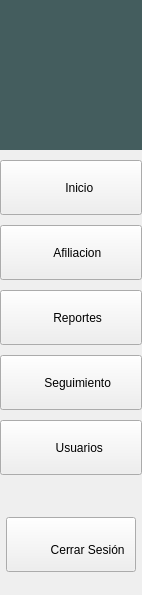
        <widget class="QFrame" name="frame_menu">
         <property name="minimumSize">
          <size>
           <width>0</width>
           <height>0</height>
          </size>
         </property>
         <property name="maximumSize">
          <size>
           <width>91</width>
           <height>16777215</height>
          </size>
         </property>
         <property name="styleSheet">
          <string notr="true"/>
         </property>
         <property name="frameShadow">
          <enum>QFrame::Plain</enum>
         </property>
         <layout class="QVBoxLayout" name="verticalLayout_2">
          <property name="spacing">
           <number>0</number>
          </property>
          <property name="leftMargin">
           <number>0</number>
          </property>
          <property name="topMargin">
           <number>0</number>
          </property>
          <property name="rightMargin">
           <number>0</number>
          </property>
          <property name="bottomMargin">
           <number>0</number>
          </property>
          <item>
           <widget class="QFrame" name="frameEnca">
            <property name="minimumSize">
             <size>
              <width>0</width>
              <height>150</height>
             </size>
            </property>
            <property name="maximumSize">
             <size>
              <width>16777215</width>
              <height>150</height>
             </size>
            </property>
            <property name="frameShadow">
             <enum>QFrame::Raised</enum>
            </property>
            <layout class="QGridLayout" name="gridLayout_2">
             <property name="leftMargin">
              <number>0</number>
             </property>
             <property name="topMargin">
              <number>0</number>
             </property>
             <property name="rightMargin">
              <number>0</number>
             </property>
             <property name="bottomMargin">
              <number>0</number>
             </property>
             <property name="spacing">
              <number>0</number>
             </property>
             <item row="1" column="0">
              <widget class="QFrame" name="frame_logo">
               <property name="minimumSize">
                <size>
                 <width>0</width>
                 <height>0</height>
                </size>
               </property>
               <property name="maximumSize">
                <size>
                 <width>16777204</width>
                 <height>16777204</height>
                </size>
               </property>
               <property name="styleSheet">
                <string notr="true">background-color: rgb(68, 93, 94);</string>
               </property>
               <property name="lineWidth">
                <number>0</number>
               </property>
               <layout class="QHBoxLayout" name="horizontalLayout_6">
                <property name="spacing">
                 <number>0</number>
                </property>
                <property name="leftMargin">
                 <number>0</number>
                </property>
                <property name="topMargin">
                 <number>0</number>
                </property>
                <property name="rightMargin">
                 <number>0</number>
                </property>
                <property name="bottomMargin">
                 <number>0</number>
                </property>
                <item>
                 <widget class="QLabel" name="lbl_logo2">
                  <property name="maximumSize">
                   <size>
                    <width>91</width>
                    <height>80</height>
                   </size>
                  </property>
                  <property name="styleSheet">
                   <string notr="true"/>
                  </property>
                  <property name="text">
                   <string/>
                  </property>
                  <property name="pixmap">
                   <pixmap>:/prefijoNuevo/Icon-man.png</pixmap>
                  </property>
                  <property name="scaledContents">
                   <bool>true</bool>
                  </property>
                  <property name="alignment">
                   <set>Qt::AlignLeading|Qt::AlignLeft|Qt::AlignVCenter</set>
                  </property>
                  <property name="wordWrap">
                   <bool>false</bool>
                  </property>
                  <property name="indent">
                   <number>1</number>
                  </property>
                  <property name="openExternalLinks">
                   <bool>false</bool>
                  </property>
                 </widget>
                </item>
               </layout>
              </widget>
             </item>
             <item row="2" column="0">
              <widget class="QFrame" name="frame_52">
               <property name="maximumSize">
                <size>
                 <width>16777215</width>
                 <height>20</height>
                </size>
               </property>
               <property name="styleSheet">
                <string notr="true">background-color: #445d5e;</string>
               </property>
               <property name="frameShape">
                <enum>QFrame::NoFrame</enum>
               </property>
               <property name="frameShadow">
                <enum>QFrame::Raised</enum>
               </property>
              </widget>
             </item>
            </layout>
           </widget>
          </item>
          <item>
           <widget class="QFrame" name="frameBoton">
            <property name="styleSheet">
             <string notr="true"/>
            </property>
            <property name="frameShadow">
             <enum>QFrame::Plain</enum>
            </property>
            <layout class="QVBoxLayout" name="verticalLayout_3">
             <property name="spacing">
              <number>0</number>
             </property>
             <property name="leftMargin">
              <number>0</number>
             </property>
             <property name="topMargin">
              <number>0</number>
             </property>
             <property name="rightMargin">
              <number>0</number>
             </property>
             <property name="bottomMargin">
              <number>0</number>
             </property>
             <item alignment="Qt::AlignTop">
              <widget class="QFrame" name="frame_op">
               <property name="enabled">
                <bool>true</bool>
               </property>
               <property name="frameShape">
                <enum>QFrame::NoFrame</enum>
               </property>
               <property name="frameShadow">
                <enum>QFrame::Raised</enum>
               </property>
               <layout class="QGridLayout" name="gridLayout_3">
                <property name="leftMargin">
                 <number>0</number>
                </property>
                <property name="topMargin">
                 <number>10</number>
                </property>
                <property name="rightMargin">
                 <number>0</number>
                </property>
                <property name="bottomMargin">
                 <number>0</number>
                </property>
                <property name="horizontalSpacing">
                 <number>0</number>
                </property>
                <property name="verticalSpacing">
                 <number>10</number>
                </property>
                <item row="3" column="0">
                 <widget class="QPushButton" name="btn_home">
                  <property name="enabled">
                   <bool>true</bool>
                  </property>
                  <property name="minimumSize">
                   <size>
                    <width>0</width>
                    <height>55</height>
                   </size>
                  </property>
                  <property name="maximumSize">
                   <size>
                    <width>220</width>
                    <height>55</height>
                   </size>
                  </property>
                  <property name="cursor">
                   <cursorShape>PointingHandCursor</cursorShape>
                  </property>
                  <property name="toolTip">
                   <string>Inicio</string>
                  </property>
                  <property name="styleSheet">
                   <string notr="true"/>
                  </property>
                  <property name="text">
                   <string>     Inicio</string>
                  </property>
                  <property name="icon">
                   <iconset resource="../image/source.qrc">
                    <normaloff>:/menu/menuhome.png</normaloff>:/menu/menuhome.png</iconset>
                  </property>
                  <property name="iconSize">
                   <size>
                    <width>30</width>
                    <height>30</height>
                   </size>
                  </property>
                 </widget>
                </item>
                <item row="10" column="0">
                 <widget class="QPushButton" name="btn_usuario">
                  <property name="minimumSize">
                   <size>
                    <width>0</width>
                    <height>55</height>
                   </size>
                  </property>
                  <property name="maximumSize">
                   <size>
                    <width>220</width>
                    <height>55</height>
                   </size>
                  </property>
                  <property name="cursor">
                   <cursorShape>PointingHandCursor</cursorShape>
                  </property>
                  <property name="toolTip">
                   <string>Usuarios</string>
                  </property>
                  <property name="toolTipDuration">
                   <number>-5</number>
                  </property>
                  <property name="styleSheet">
                   <string notr="true"/>
                  </property>
                  <property name="text">
                   <string>     Usuarios</string>
                  </property>
                  <property name="icon">
                   <iconset resource="../image/source.qrc">
                    <normaloff>:/menu/menuusuario.png</normaloff>:/menu/menuusuario.png</iconset>
                  </property>
                  <property name="iconSize">
                   <size>
                    <width>30</width>
                    <height>30</height>
                   </size>
                  </property>
                 </widget>
                </item>
                <item row="5" column="0">
                 <widget class="QPushButton" name="btn_afiliacion">
                  <property name="enabled">
                   <bool>true</bool>
                  </property>
                  <property name="minimumSize">
                   <size>
                    <width>0</width>
                    <height>55</height>
                   </size>
                  </property>
                  <property name="maximumSize">
                   <size>
                    <width>220</width>
                    <height>55</height>
                   </size>
                  </property>
                  <property name="cursor">
                   <cursorShape>PointingHandCursor</cursorShape>
                  </property>
                  <property name="toolTip">
                   <string>Paciente</string>
                  </property>
                  <property name="styleSheet">
                   <string notr="true"/>
                  </property>
                  <property name="text">
                   <string>    Afiliacion</string>
                  </property>
                  <property name="icon">
                   <iconset resource="../image/source.qrc">
                    <normaloff>:/menu/menuafiliacion.png</normaloff>:/menu/menuafiliacion.png</iconset>
                  </property>
                  <property name="iconSize">
                   <size>
                    <width>30</width>
                    <height>30</height>
                   </size>
                  </property>
                 </widget>
                </item>
                <item row="8" column="0">
                 <widget class="QPushButton" name="btn_reporte">
                  <property name="minimumSize">
                   <size>
                    <width>0</width>
                    <height>55</height>
                   </size>
                  </property>
                  <property name="maximumSize">
                   <size>
                    <width>220</width>
                    <height>55</height>
                   </size>
                  </property>
                  <property name="cursor">
                   <cursorShape>PointingHandCursor</cursorShape>
                  </property>
                  <property name="toolTip">
                   <string>Reportes</string>
                  </property>
                  <property name="styleSheet">
                   <string notr="true"/>
                  </property>
                  <property name="text">
                   <string>    Reportes</string>
                  </property>
                  <property name="icon">
                   <iconset resource="../image/source.qrc">
                    <normaloff>:/menu/menureport.png</normaloff>:/menu/menureport.png</iconset>
                  </property>
                  <property name="iconSize">
                   <size>
                    <width>30</width>
                    <height>30</height>
                   </size>
                  </property>
                 </widget>
                </item>
                <item row="9" column="0">
                 <widget class="QPushButton" name="btn_seguimientoo">
                  <property name="minimumSize">
                   <size>
                    <width>0</width>
                    <height>55</height>
                   </size>
                  </property>
                  <property name="maximumSize">
                   <size>
                    <width>16777215</width>
                    <height>55</height>
                   </size>
                  </property>
                  <property name="toolTip">
                   <string>Seguimiento</string>
                  </property>
                  <property name="text">
                   <string>    Seguimiento</string>
                  </property>
                  <property name="icon">
                   <iconset resource="../image/source.qrc">
                    <normaloff>:/menu/menuseguimiento.png</normaloff>:/menu/menuseguimiento.png</iconset>
                  </property>
                  <property name="iconSize">
                   <size>
                    <width>30</width>
                    <height>30</height>
                   </size>
                  </property>
                 </widget>
                </item>
               </layout>
              </widget>
             </item>
             <item>
              <spacer name="verticalSpacer">
               <property name="orientation">
                <enum>Qt::Vertical</enum>
               </property>
               <property name="sizeHint" stdset="0">
                <size>
                 <width>0</width>
                 <height>20</height>
                </size>
               </property>
              </spacer>
             </item>
             <item>
              <widget class="QFrame" name="frame_6">
               <property name="minimumSize">
                <size>
                 <width>0</width>
                 <height>100</height>
                </size>
               </property>
               <property name="maximumSize">
                <size>
                 <width>16777215</width>
                 <height>100</height>
                </size>
               </property>
               <property name="styleSheet">
                <string notr="true"/>
               </property>
               <property name="frameShadow">
                <enum>QFrame::Plain</enum>
               </property>
               <layout class="QGridLayout" name="gridLayout_4">
                <property name="leftMargin">
                 <number>6</number>
                </property>
                <property name="topMargin">
                 <number>0</number>
                </property>
                <property name="rightMargin">
                 <number>6</number>
                </property>
                <property name="bottomMargin">
                 <number>0</number>
                </property>
                <property name="spacing">
                 <number>0</number>
                </property>
                <item row="1" column="0">
                 <widget class="QPushButton" name="btn_cerrar">
                  <property name="sizePolicy">
                   <sizepolicy hsizetype="Minimum" vsizetype="Ignored">
                    <horstretch>0</horstretch>
                    <verstretch>0</verstretch>
                   </sizepolicy>
                  </property>
                  <property name="minimumSize">
                   <size>
                    <width>0</width>
                    <height>55</height>
                   </size>
                  </property>
                  <property name="maximumSize">
                   <size>
                    <width>220</width>
                    <height>55</height>
                   </size>
                  </property>
                  <property name="cursor">
                   <cursorShape>PointingHandCursor</cursorShape>
                  </property>
                  <property name="styleSheet">
                   <string notr="true">padding:10px 10px 0px 30px</string>
                  </property>
                  <property name="text">
                   <string>    Cerrar Sesión</string>
                  </property>
                  <property name="icon">
                   <iconset resource="../image/source.qrc">
                    <normaloff>:/menu/menusalir.png</normaloff>:/menu/menusalir.png</iconset>
                  </property>
                  <property name="iconSize">
                   <size>
                    <width>30</width>
                    <height>30</height>
                   </size>
                  </property>
                 </widget>
                </item>
               </layout>
              </widget>
             </item>
            </layout>
           </widget>
          </item>
         </layout>
        </widget>
